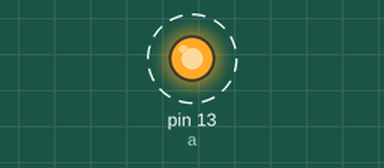
Simulated run of this sketch. Board: Arduino Uno, built with avr-gcc and run on an emulated ATmega328P. On the bench: output pins drawn as LEDs (lit = HIGH). Dashed ring = blinking.

Above: at 0.05 s.
Timing chart, 0 to 3.0 s (numbered marks = the images above):
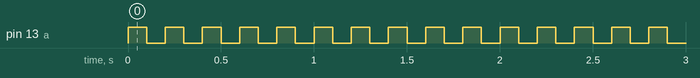

Measured:
- by itself, pin 13 (a): alternates HIGH for 0.10 s and LOW for 0.10 s

The sketch:

Blink.ino
```cpp
int a = 13;
// the setup function runs once when you press reset or power the board
void setup() {
  // initialize digital pin LED_BUILTIN as an output.
  pinMode(a, OUTPUT);
}

// the loop function runs over and over again forever
void loop() {
  digitalWrite(a, HIGH);   // turn the LED on (HIGH is the voltage level)
  delay(100);                       // wait for a second
  digitalWrite(a, LOW);    // turn the LED off by making the voltage LOW
  delay(100);                       // wait for a second
}
```
